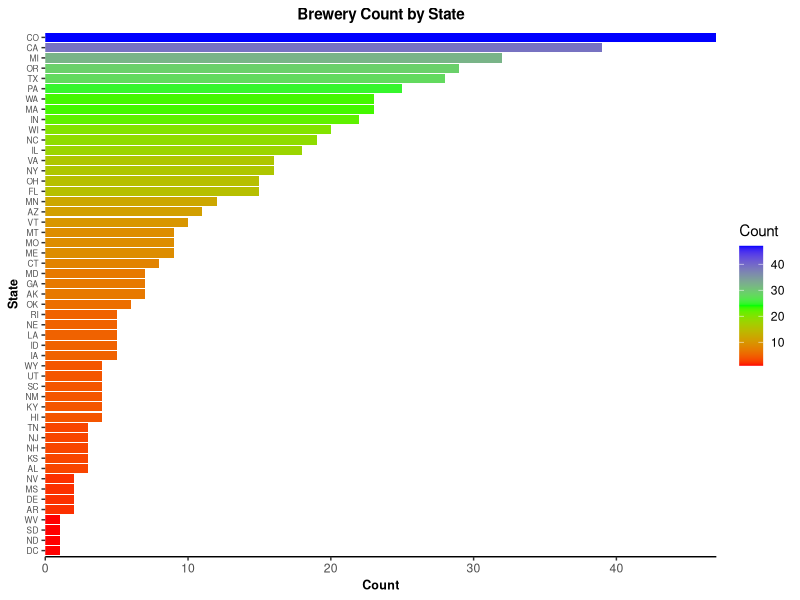
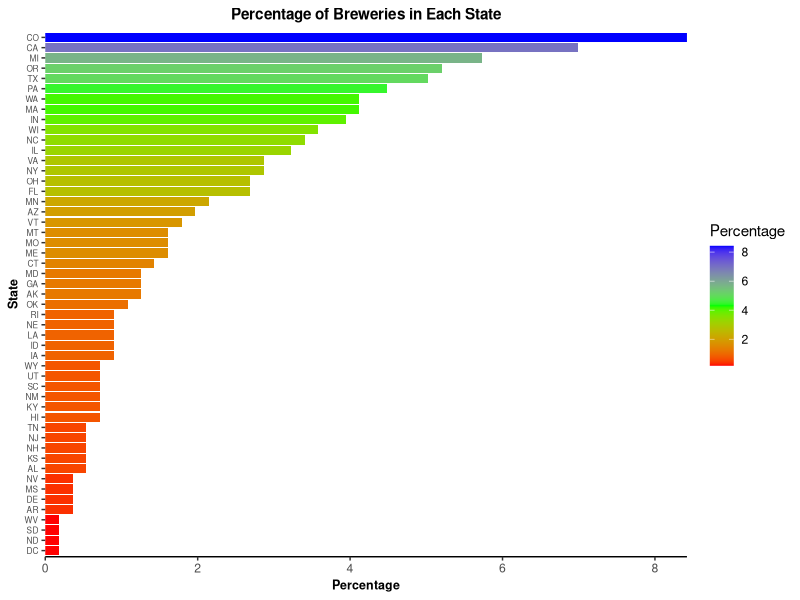
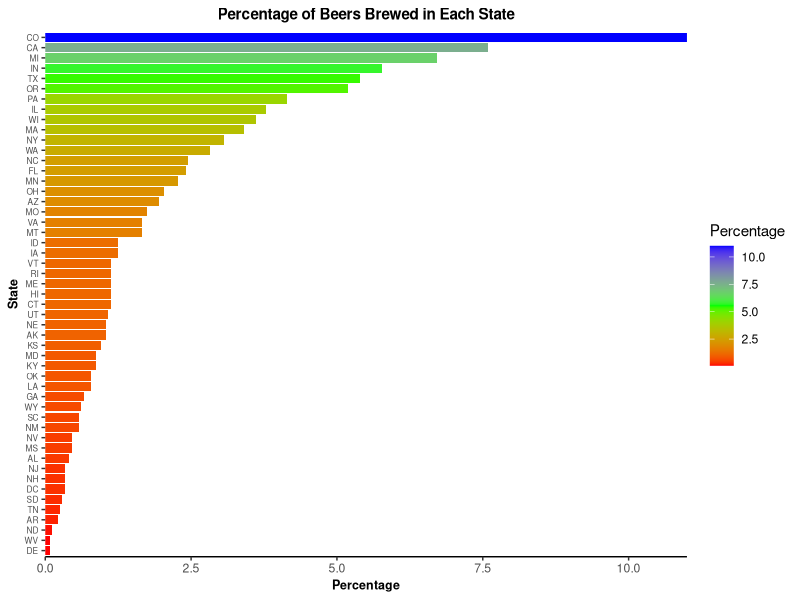
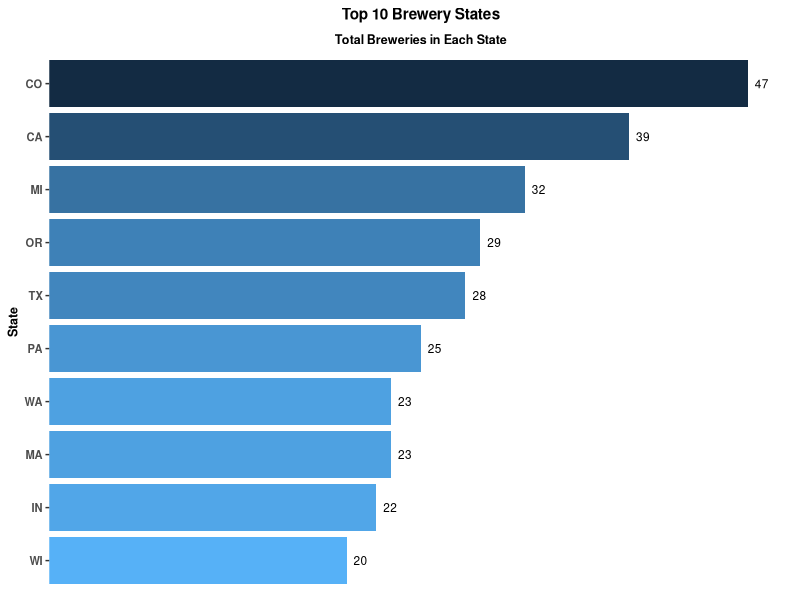
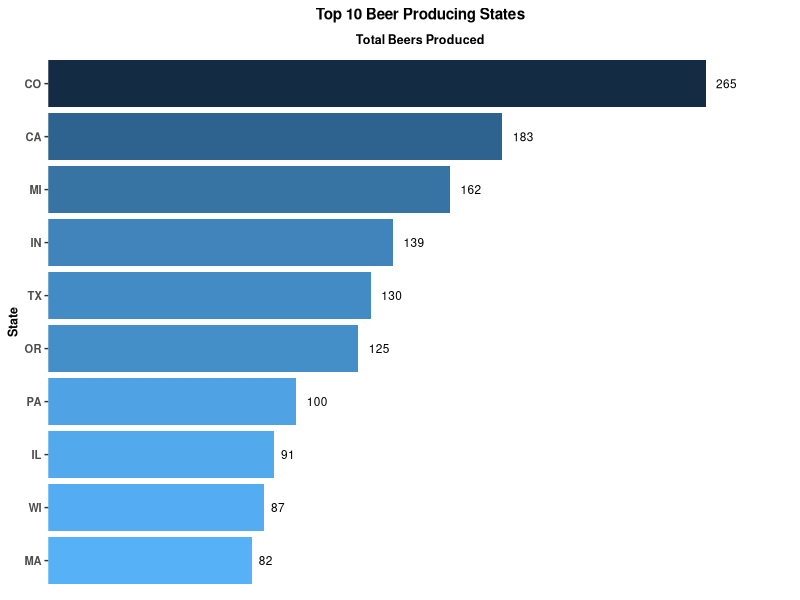
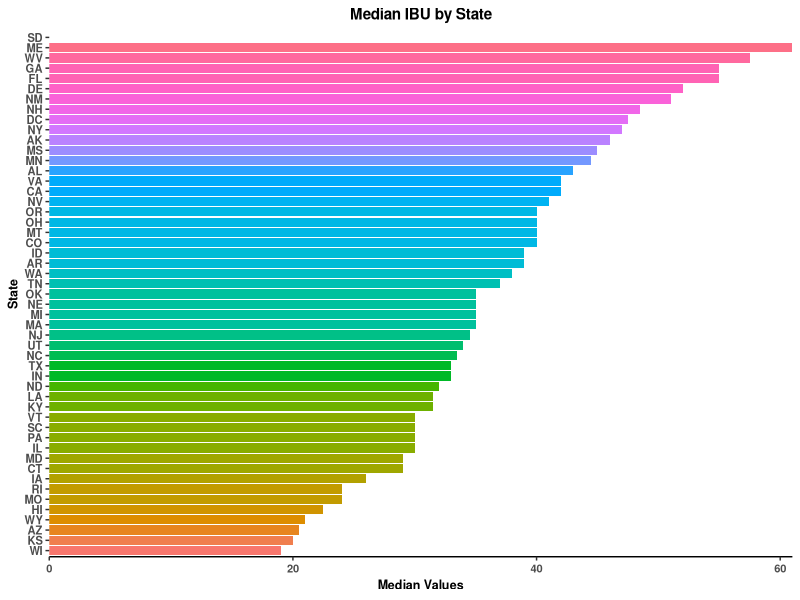
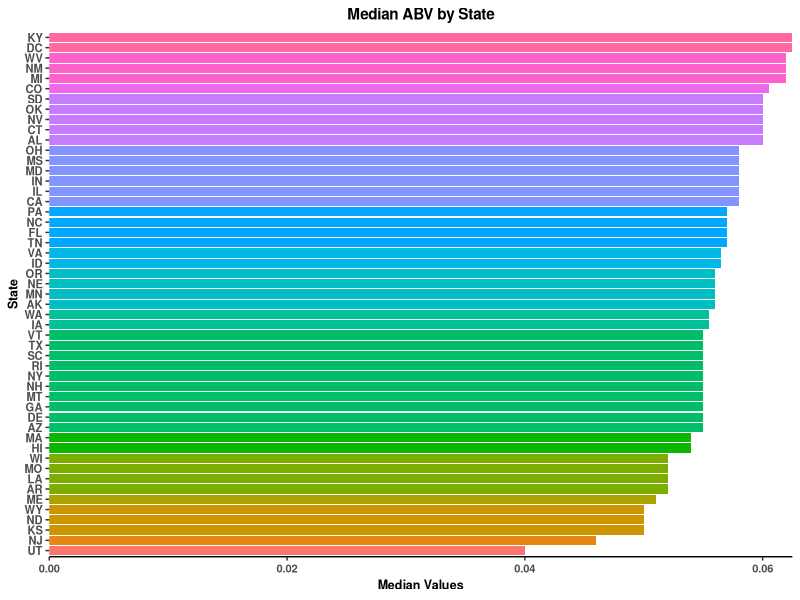
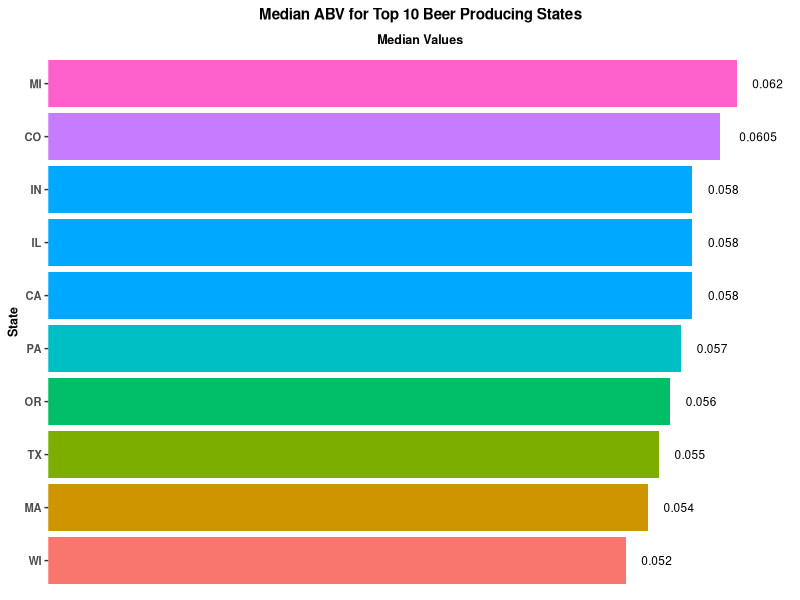

Source code (R) for these figures, in order:
## ---- chunk 1
knitr::opts_chunk$set(echo = TRUE)
## ---- chunk 2
# library(downloader)
# download("https://raw.githubusercontent.com/BivinSadler/MSDS-6306-Doing-Data-Science/master/Unit%207/Breweries.csv", destfile="Breweries.csv")
# download("https://raw.githubusercontent.com/BivinSadler/MSDS-6306-Doing-Data-Science/master/Unit%207/Beers.csv", destfile="Beers.csv")

## ---- chunk 3
Breweries <- read.csv2("Breweries.csv", header = TRUE, sep = ",")
dim(Breweries)
head(Breweries)
str(Breweries)
class(Breweries)

Beer <- read.csv2("Beers.csv", header = TRUE, sep = ",")
dim(Beer)
head(Beer)
str(Beer)
class(Beer)
## ---- chunk 4
library(dplyr)
library(ggplot2)

#Counting occurrences for each state in dataset
BrewbyState <- Breweries %>% group_by(State) %>% count(State)

#Remove spaces from state variable
BrewbyState$State <- gsub(" ", "", BrewbyState$State, fixed = TRUE)

#Calculating % of total breweries in each state
BrewbyState$Percentage <- round((BrewbyState$n/sum(BrewbyState$n))*100,2)

#Putting results into a dataframe
BrewbyState <- data.frame(BrewbyState)
names(BrewbyState)[2] <- "Count"
str(BrewbyState)
summary(BrewbyState)

###Top 10 Brewery States###
TopBrewStates <- head(BrewbyState[order(-BrewbyState$Percentage),],10)

#Sorting table in descending order by percentage of total breweries
BrewbyState <- BrewbyState[order(-BrewbyState$Percentage),]
#Precentage of breweries located in 10 states with the most breweries
sum(head(BrewbyState$Percentage,10))

#exporting dataframe to csv file for Tableau heatmapping
#write.csv(BrewbyState, file = "BreweryCount.csv")
## ---- chunk 5
BrewbyState
## ---- chunk 6
#Plots brewery count by state in descending order
ggplot(BrewbyState, aes(y=BrewbyState$Count , x=reorder(BrewbyState$State, BrewbyState$Count), fill=Count)) + geom_col() + coord_flip() +
  theme(plot.title = element_text(hjust = 0.5, size = 11, face = "bold"), axis.title = element_text(size = 9, face = "bold"), axis.text.y = element_text(size=6),
        panel.grid.major = element_blank(), panel.grid.minor = element_blank(), panel.background = element_blank(), axis.line.x = element_line(colour = "black")) +
  labs(title = "Brewery Count by State", y = "Count", x = "State") +
  scale_fill_gradientn(colours = rainbow(3)) +
  scale_y_continuous(expand = c(0, 0))

#Plot brewery percentages by state
ggplot(BrewbyState, aes(y=BrewbyState$Percentage , x=reorder(BrewbyState$State, BrewbyState$Percentage), fill=Percentage)) + geom_col() + coord_flip() +
  theme(plot.title = element_text(hjust = 0.5, size = 11, face = "bold"), axis.title = element_text(size = 9, face = "bold"), axis.text.y = element_text(size=6),
        panel.grid.major = element_blank(), panel.grid.minor = element_blank(), panel.background = element_blank(), axis.line.x = element_line(colour = "black")) +
  labs(title = "Percentage of Breweries in Each State", y = "Percentage", x = "State") +
  scale_fill_gradientn(colours = rainbow(3)) +
  scale_y_continuous(expand = c(0, 0))
## ---- chunk 7
Beer_and_Brewery <-merge(Beer,Breweries, by.x = "Brewery_id", by.y = "Brew_ID", all.x = TRUE)
str(Beer_and_Brewery)
#Modifying variable types and updating column names
Beer_and_Brewery$State <- gsub(" ", "", Beer_and_Brewery$State, fixed = TRUE)
Beer_and_Brewery$ABV <- as.numeric(as.character(Beer_and_Brewery$ABV))
Beer_and_Brewery$Name.x <- as.character(Beer_and_Brewery$Name.x)
Beer_and_Brewery$Style <- as.character(Beer_and_Brewery$Style)
Beer_and_Brewery$Name.y <- as.character(Beer_and_Brewery$Name.y)
Beer_and_Brewery$City <- as.character(Beer_and_Brewery$City)
names(Beer_and_Brewery)[2] <- "Beer"
names(Beer_and_Brewery)[8] <- "Brewery"
str(Beer_and_Brewery)
## ---- chunk 8
#Plotting First 6 and Last 6 Records

##First 6 rows of data
head(Beer_and_Brewery,6)

##Last 6 rows of data
tail(Beer_and_Brewery,6)

##Plotting First and Last 6 Rows of data
DataPreview <- data.frame(union(head(Beer_and_Brewery,6),tail(Beer_and_Brewery,6)))
DataPreview
## ---- chunk 9
#Producing Table of Beers per State
BeerbyState <- Beer_and_Brewery %>% group_by(State) %>% summarize(no_rows = length(State))
BeerbyState$Percentage <- round((BeerbyState$no_rows/sum(BeerbyState$no_rows))*100,2)
names(BeerbyState)[2] <- "BeersBrewed" 
BeerbyState <-data.frame(BeerbyState)
BeerbyState

#Plotting beer production percentages by state
ggplot(BeerbyState, aes(y=BeerbyState$Percentage , x=reorder(BeerbyState$State, BeerbyState$Percentage), fill=Percentage)) + geom_col() + coord_flip() +
  theme(plot.title = element_text(hjust = 0.5, size = 11, face = "bold"), axis.title = element_text(size = 9, face = "bold"), axis.text.y = element_text(size=6),
        panel.grid.major = element_blank(), panel.grid.minor = element_blank(), panel.background = element_blank(), axis.line.x = element_line(colour = "black")) +
  labs(title = "Percentage of Beers Brewed in Each State", y = "Percentage", x = "State") +
  scale_fill_gradientn(colours = rainbow(3)) +
  scale_y_continuous(expand = c(0, 0))

###Top 10 Beer States###
TopBeerStates<- head(BeerbyState[order(-BeerbyState$Percentage),],10)
TopBeerStateNames <- TopBeerStates[1:10,1]

#Sorting Beer Total by State Table
BeerbyState <- BeerbyState[order(-BeerbyState$Percentage),]
#Total percentage for top 10 brewery states
sum(head(BrewbyState$Percentage,10))
## ---- chunk 10
#Plotting TopBrewStates
ggplot(TopBrewStates, aes(y=TopBrewStates$Count , x=reorder(TopBrewStates$State, TopBrewStates$Count), fill=-Count)) + geom_col() + coord_flip() +
  theme(plot.title = element_text(hjust = 0.5, size = 11, face = "bold"), axis.title = element_text(size = 9, face = "bold"), axis.text.y = element_text(size=8, face = "bold"), axis.text.x = element_blank(),
        panel.grid.major = element_blank(), panel.grid.minor = element_blank(), panel.background = element_blank(), axis.line.x = element_blank(), axis.ticks.x = element_blank(), legend.position="none") +
  labs(title = "Top 10 Brewery States", y = "Total Breweries in Each State", x = "State") +
  scale_y_continuous(expand = c(0, 0),limits = c(0, 50), position = "right") +
  geom_text(aes(label = Count), hjust = -.5, size=3) #+ theme(legend.position="bottom")

#Plotting TopBeerStates
ggplot(TopBeerStates, aes(y=TopBeerStates$BeersBrewed , x=reorder(TopBeerStates$State, TopBeerStates$BeersBrewed), fill=-BeersBrewed)) + geom_col() + coord_flip() +
  theme(plot.title = element_text(hjust = 0.5, size = 11, face = "bold"), axis.title = element_text(size = 9, face = "bold"), axis.text.y = element_text(size=8, face = "bold"), axis.text.x = element_blank(),
        panel.grid.major = element_blank(), panel.grid.minor = element_blank(), panel.background = element_blank(), axis.line.x = element_blank(), axis.ticks.x = element_blank(), legend.position="none") +
  labs(title = "Top 10 Beer Producing States", y = "Total Beers Produced", x = "State") + 
  scale_y_continuous(expand = c(0, 0),limits = c(0, 300), position = "right") +
  geom_text(aes(label = BeersBrewed), hjust = -.5, size=3) #+ theme(legend.position="bottom")
## ---- chunk 11
#Counting N/As by column
apply(is.na(Beer_and_Brewery), 2, sum)
#Calculaing Percentage of N/As
NAs <- colSums(is.na(Beer_and_Brewery))
PercentNA <- (NAs/2410)*100
NAs
PercentNA
## ---- chunk 12
#Calculating Median Values
medianIBU <- aggregate(IBU~State,data=Beer_and_Brewery,median)
medianABV <- aggregate(as.numeric(as.character(Beer_and_Brewery$ABV))~State,data=Beer_and_Brewery,median)

#Merging both median vectors into one dataframe
medianstats <- merge(medianIBU, medianABV, by = "State", all = TRUE)
medianstats <- data.frame(medianstats)
names(medianstats)[3] <- "ABV"
dim(medianstats)
str(medianstats)
medianstats
## ---- chunk 13
#Bar Chart for Median IBU by State
ggplot(medianstats, aes(y=medianstats$IBU, x=reorder(medianstats$State, medianstats$IBU), fill=factor(IBU)))+
  geom_col(position="dodge", na.rm = FALSE) + coord_flip() +
  theme(plot.title = element_text(hjust = 0.5, size = 11, face = "bold"), axis.title = element_text(size = 9, face = "bold"), axis.text.y = element_text(size=8, face = "bold"), axis.text.x = element_text(size=8, face = "bold"), axis.line.x = element_line(colour = "black"),
        panel.grid.major = element_blank(), panel.grid.minor = element_blank(), panel.background = element_blank(), legend.position="none") +
  scale_y_continuous(expand = c(0, 0)) +
  labs(title = "Median IBU by State", x = "State", y = "Median Values")

#Bar Chart for Median ABV by State
ggplot(medianstats,aes(y=medianstats$ABV, x=reorder(medianstats$State, medianstats$ABV), fill=factor(ABV)))+
  geom_col(position="dodge", na.rm = FALSE) + coord_flip() +
  theme(plot.title = element_text(hjust = 0.5, size = 11, face = "bold"), axis.title = element_text(size = 9, face = "bold"), axis.text.y = element_text(size=8, face = "bold"), axis.text.x = element_text(size=8, face = "bold"), axis.line.x = element_line(colour = "black"),
        panel.grid.major = element_blank(), panel.grid.minor = element_blank(), panel.background = element_blank(), legend.position="none") +
  scale_y_continuous(expand = c(0, 0)) +
  labs(title = "Median ABV by State", x = "State", y = "Median Values")
## ---- chunk 14
#Subsetting data for top 10 states producing the most beer
TopBeerMedians <- subset(medianstats, State %in% TopBeerStateNames)

ABVPlot<- ggplot(TopBeerMedians,aes(y=TopBeerMedians$ABV, x=reorder(TopBeerMedians$State, TopBeerMedians$ABV), fill=factor(ABV)))+
  geom_col(position="dodge", na.rm = FALSE) + coord_flip() +
  theme(plot.title = element_text(hjust = 0.5, size = 11, face = "bold"), axis.title = element_text(size = 9, face = "bold"), axis.text.y = element_text(size=8, face = "bold"), axis.text.x = element_blank(), axis.line.x = element_blank(), axis.ticks.x = element_blank(),
        panel.grid.major = element_blank(), panel.grid.minor = element_blank(), panel.background = element_blank(), legend.position="none") +
  scale_y_continuous(expand = c(0, 0),limits = c(0, .067), position = "right") +
  labs(title = "Median ABV for Top 10 Beer Producing States", x = "State", y = "Median Values") +
  geom_text(aes(label = ABV), hjust = -.5, size=3)

IBUPlot <- ggplot(TopBeerMedians, aes(y=TopBeerMedians$IBU, x=reorder(TopBeerMedians$State, TopBeerMedians$IBU), fill=factor(IBU)))+
  geom_col(position="dodge", na.rm = FALSE) + coord_flip() +
  theme(plot.title = element_text(hjust = 0.5, size = 11, face = "bold"), axis.title = element_text(size = 9, face = "bold"), axis.text.y = element_text(size=8, face = "bold"), axis.text.x = element_blank(), axis.line.x = element_blank(), axis.ticks.x = element_blank(),
        panel.grid.major = element_blank(), panel.grid.minor = element_blank(), panel.background = element_blank(), legend.position="none") +
  scale_y_continuous(expand = c(0, 0),limits = c(0, 45), position = "right") +
  labs(title = "Median IBU for Top 10 Beer Producing States", x = "State", y = "Median Values") +
  geom_text(aes(label = IBU), hjust = -.5, size=3)

ABVPlot
IBUPlot
## ---- chunk 15
#State with highest ABV and IBU values
maxIBUs <- aggregate(Beer_and_Brewery$IBU~State,data = Beer_and_Brewery,max)
maxABV <- aggregate(Beer_and_Brewery$ABV~State,data = Beer_and_Brewery,max)

head(maxIBUs[order(-maxIBUs$`Beer_and_Brewery$IBU`),],5)
head(maxABV[order(-maxABV$`Beer_and_Brewery$ABV`),],5)
## ---- chunk 16
summary(Beer_and_Brewery$ABV)
## ---- chunk 17
summary(Beer_and_Brewery$IBU)
## ---- chunk 18
#scatter plot to show the relationship between the bitterness of the beer and its alcoholic content
ggplot(Beer_and_Brewery, aes(x=ABV, y=IBU)) + geom_point(color="blue", size=1.5, alpha=0.3, pch=16) +
  theme_bw(base_size=16) + geom_smooth(method = "lm", se = T, color="red")

#Correlation Test
cor.test(Beer_and_Brewery$ABV,Beer_and_Brewery$IBU, alternative = "two.sided", method = "pearson", conf.level = 0.95)
#Pearson's r
cor(Beer_and_Brewery$ABV,Beer_and_Brewery$IBU, use="complete.obs", method = "pearson")
#Covariance
cov(Beer_and_Brewery$ABV,Beer_and_Brewery$IBU, use="complete.obs", method = "pearson")
